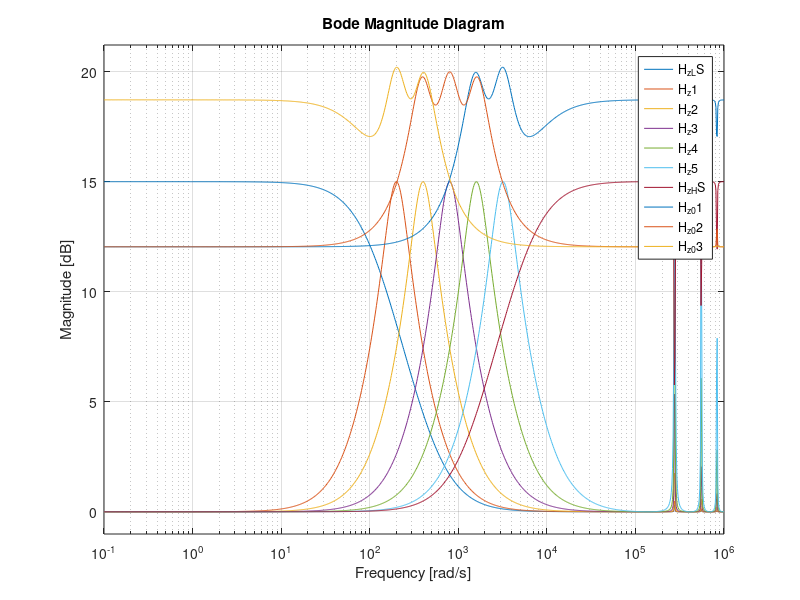

This chart was generated by the following MATLAB code:
%% z-domain equalizer
clear all;
format long g;
Fs = 44100;
Fp = 44100;
Td = 1/Fs;
om_zero_sh = [100, 6400];
om_zero_peak = [200,400,800,1600,3200];
%om_zero_pw = 2/Td*tan(om_zero/2)
%om_zero_pw = 2*atan(om_zero*Td/2)
om_zero_pw = 2*Fs*tan(om_zero_peak/(2*Fs));
om_zero_pw_sh = 2*Fs*tan(om_zero_sh/(2*Fs));
Q = 1.6;
G = 4.6234;
s = tf('s');
z = tf('z',Td);
a = zeros(3,5);
b = zeros(3,5);
c = zeros(2,2);
d = zeros(2,2);

%Low Shelving coefficients
c(1,1) = 2+om_zero_pw_sh(1)*Td*(G+1);
c(2,1) = -2+om_zero_pw_sh(1)*(G+1)*Td;
d(1,1) = 2+om_zero_pw_sh(1)*Td;
d(2,1) = -2+om_zero_pw_sh(1)*Td;

%High Shelving coefficients
c(1,2) = 2*(G+1)+om_zero_pw_sh(2)*Td;
c(2,2) = -2*(G+1)+om_zero_pw_sh(2)*Td;
d(1,2) = 2+om_zero_pw_sh(2)*Td;
d(2,2) = -2+om_zero_pw_sh(2)*Td;
 

%Peak coefficients 
for k = 1:5
b(1,k) = Q*4+om_zero_pw(k)*2*Td+Q*om_zero_pw(k)^2*Td^2;
b(2,k) = (-Q*8+2*Q*om_zero_pw(k)^2*Td^2)
b(3,k) = (Q*4-om_zero_pw(k)*2*Td+Q*om_zero_pw(k)^2*Td^2)
a(1,k) = (Q*4+(G+1)*2*om_zero_pw(k)*Td+Q*om_zero_pw(k)^2*Td^2)
a(2,k) = (-Q*8+2*Q*om_zero_pw(k)^2*Td^2)
a(3,k) = (Q*4-(G+1)*om_zero_pw(k)*2*Td+Q*om_zero_pw(k)^2*Td^2)
end

%Low shelving filter
H_z_LS = (z*c(1,1)+c(2,1))/(z*d(1,1)+d(2,1));

%Peak 1
H_z1 = (z^2*a(1,1)+z*a(2,1)+a(3,1))/(z^2*b(1,1)+z*b(2,1)+b(3,1))

%Peak 2
H_z2 = (z^2*a(1,2)+z*a(2,2)+a(3,2))/(z^2*b(1,2)+z*b(2,2)+b(3,2))

%Peak 3
H_z3 = (z^2*a(1,3)+z*a(2,3)+a(3,3))/(z^2*b(1,3)+z*b(2,3)+b(3,3))

%Peak 4
H_z4 = (z^2*a(1,4)+z*a(2,4)+a(3,4))/(z^2*b(1,4)+z*b(2,4)+b(3,4))

%Peak 5
H_z5 = (z^2*a(1,5)+z*a(2,5)+a(3,5))/(z^2*b(1,5)+z*b(2,5)+b(3,5))

%High shelving filter
H_z_HS = (z*c(1,2)+c(2,2))/(z*d(1,2)+d(2,2));

H_z_01 = 1+H_z4+H_z5+H_z_HS;
H_z_02 = 1+H_z2+H_z3+H_z4;
H_z_03 = 1+ H_z_LS+H_z1+H_z2;


% Plot
% figure(1)
% bodemag(H_z1,{0.1,10^6})
% 
% figure(2)
% bodemag(H_z2,{0.1,10^6})
% 
% figure(3)
% bodemag(H_z3,{0.1,10^6})
% 
% figure(4)
% bodemag(H_z4,{0.1,10^6})
% 
% figure(5)
% bodemag(H_z5,{0.1,10^6})
% 
% figure(6)
% bodemag(H_z_LS,{0.1,10^6})
% 
% figure(7)
% bodemag(H_z_HS,{0.1,10^6})

figure(8)
bodemag(H_z_LS,H_z1,H_z2,H_z3,H_z4,H_z5,H_z_HS,H_z_01,H_z_02,H_z_03,{0.1,10^6})

